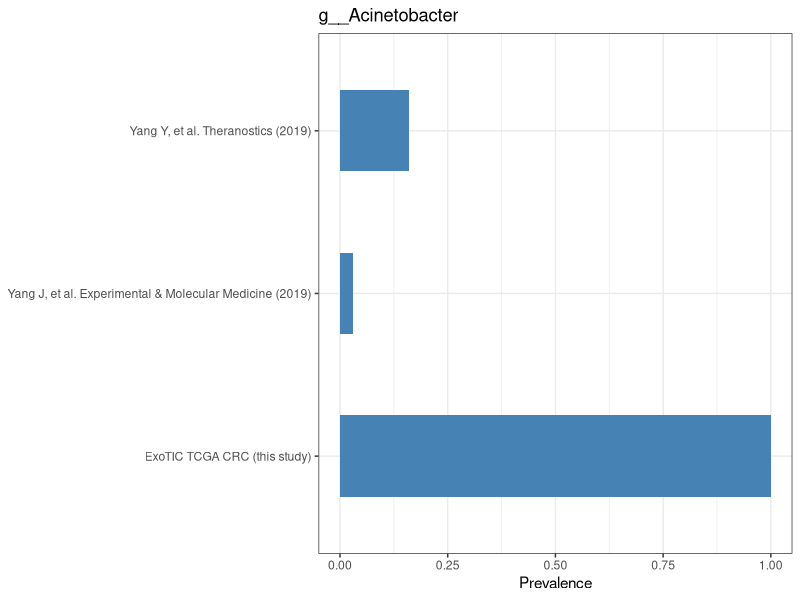
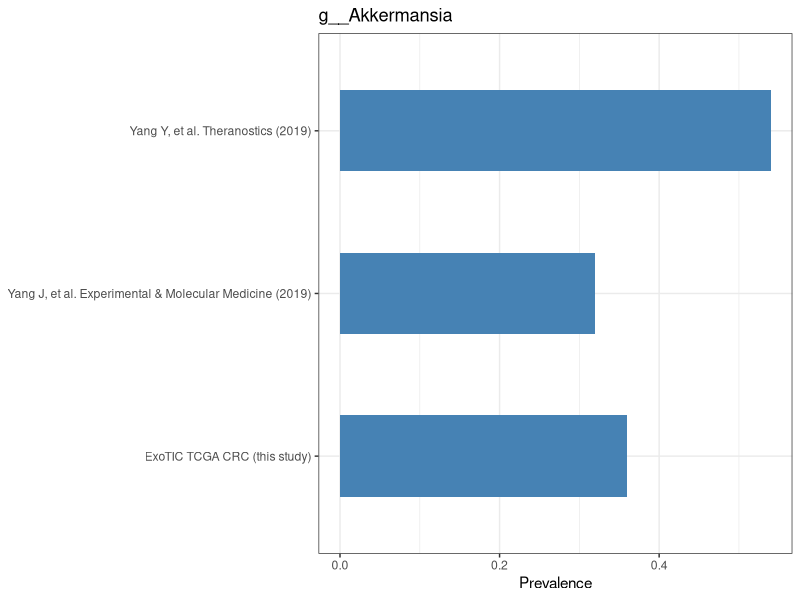
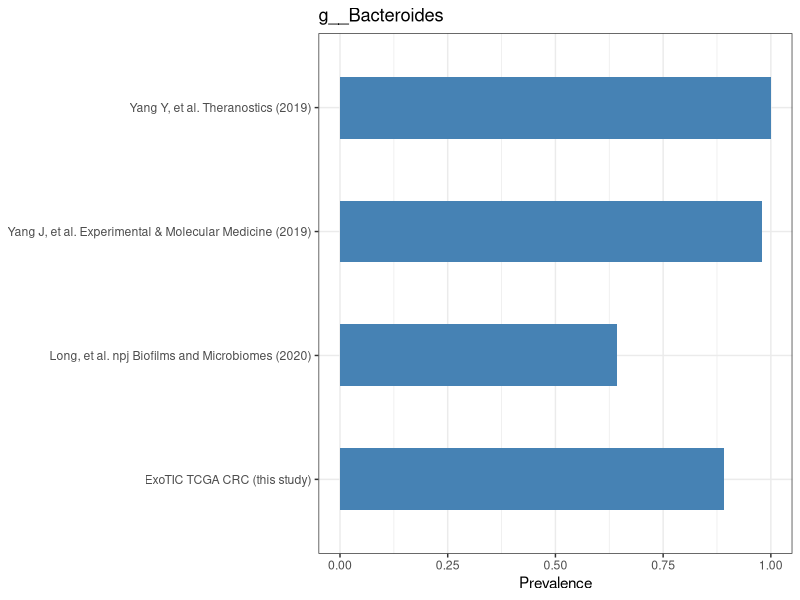
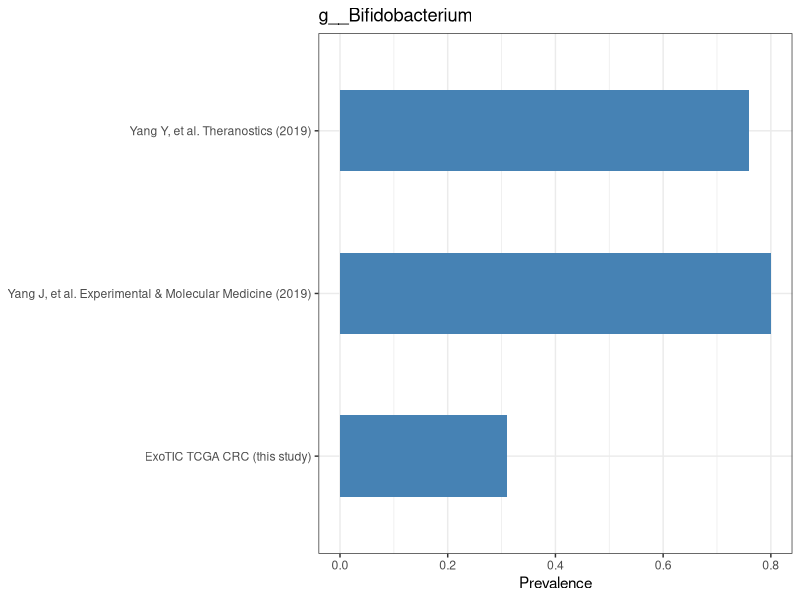
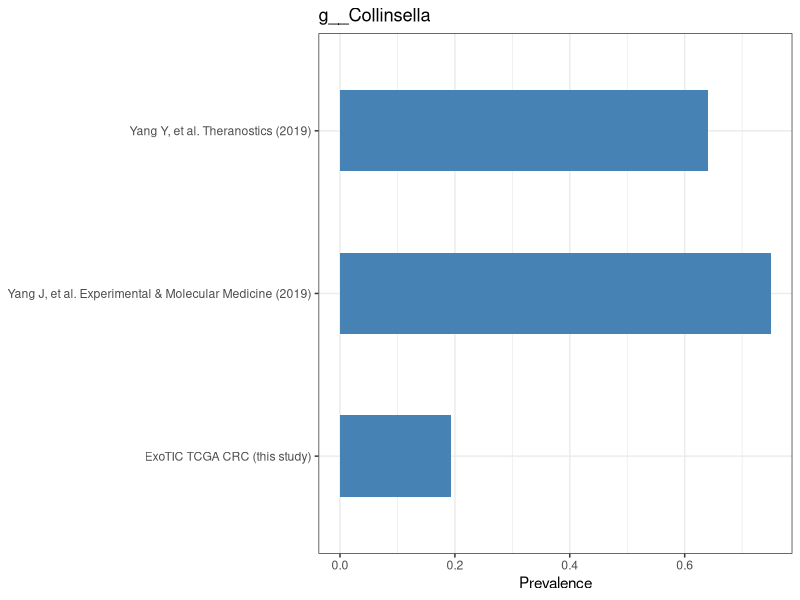
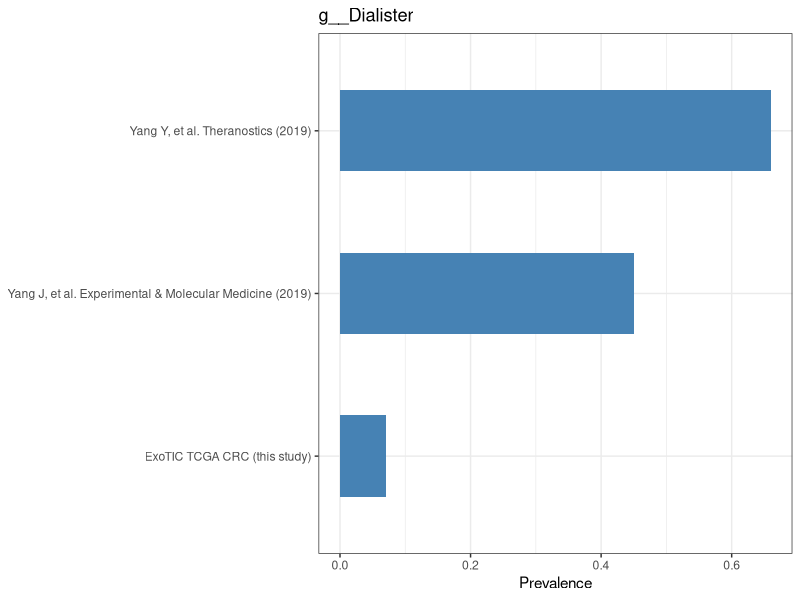
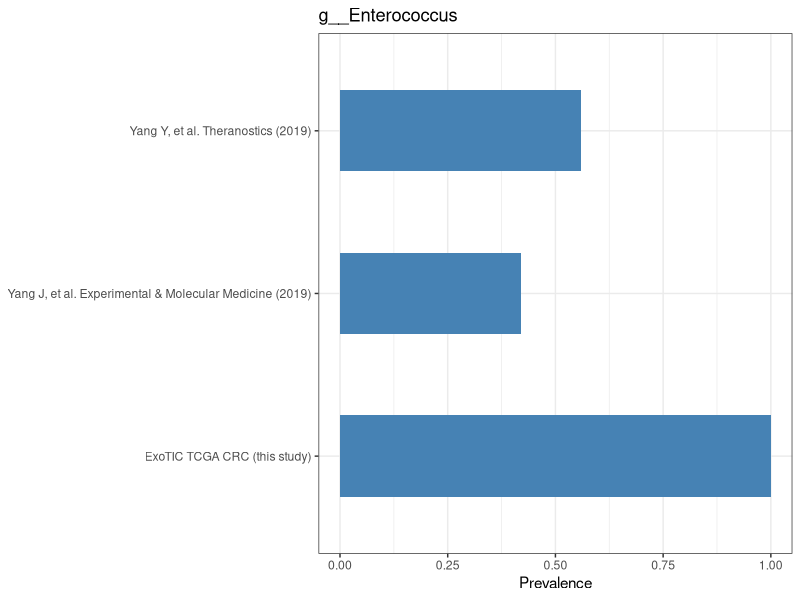
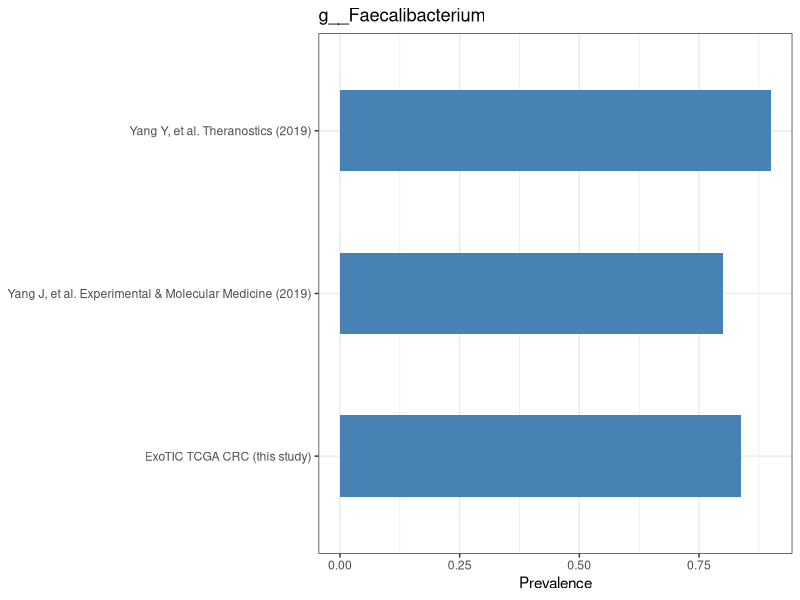

Here is the R script that generated these plots, in order:
## ---- chunk 1
library(readxl)
library(ggplot2)
library(tidyverse)
library(tidyr)
library(lubridate)
## ---- chunk 2
# Load our prevalence data
prev_spak <- read_csv("../data/prevalence_fulltaxa.csv")
## ---- chunk 3
# Load in data frames from my literature search
prev_kostic <- read_csv("../data/Aleksandar_D._Kostic_prev.csv")
prev_j_yang <- read_csv("../data/Jinho_Yang_prev.csv")
prev_castellarin <- read_csv("../data/Mauro_Castellarin_prev.csv")
prev_long <- read_csv("../data/Shuping_Long_prev.csv")
prev_eisele <- read_csv("../data/Yannick_Eisele_prev.csv")

## ---- chunk 4
# Load in Y. Yang data
prev_y_yang <- read_csv("../data/y_yang_prev.csv")
## ---- chunk 5
# Join together all the data frames
prev_bar <- prev_spak %>%
  full_join(prev_y_yang) %>%
  full_join(prev_kostic) %>%
  full_join(prev_j_yang) %>%
  full_join(prev_castellarin) %>%
  full_join(prev_long) %>%
  full_join(prev_eisele)
## ---- chunk 6
# We want to tally how many times each taxon appears, which will represent how many studies the taxon appeared. We are doing this because graphing a taxon that only appears in one study is not informative.
taxon_filter <- as.list(tally(group_by(prev_bar, Taxon)) %>%
                           # Filter for appearances in at least 3 studies
                           filter(n > 2) %>%
                           select(-n))
## ---- chunk 7
# Data frame for bar graphs
prev_bar_filter <- prev_bar %>%
  # Use the taxon list created above to filter our data frame to taxon that appear in at least 3 studies
  filter(Taxon %in% taxon_filter[["Taxon"]])
## ---- chunk 8
# Graph prevalence of each taxon via a bar graph
taxon_plot <-unique(prev_bar_filter$Taxon)
for(taxon.type in taxon_plot){
  # Print outputs
  print(prev_bar_filter %>%
          filter(Taxon == taxon.type) %>%
          # Set each axis
          ggplot(aes(x = Prevalence, y = Reference)) +
          ggtitle(taxon.type) +
          # Color bars based on source
          geom_bar(position="dodge", stat="identity", fill="steelblue", width=0.5) +
    theme_bw() +
        theme(axis.title.y = element_blank()))}
